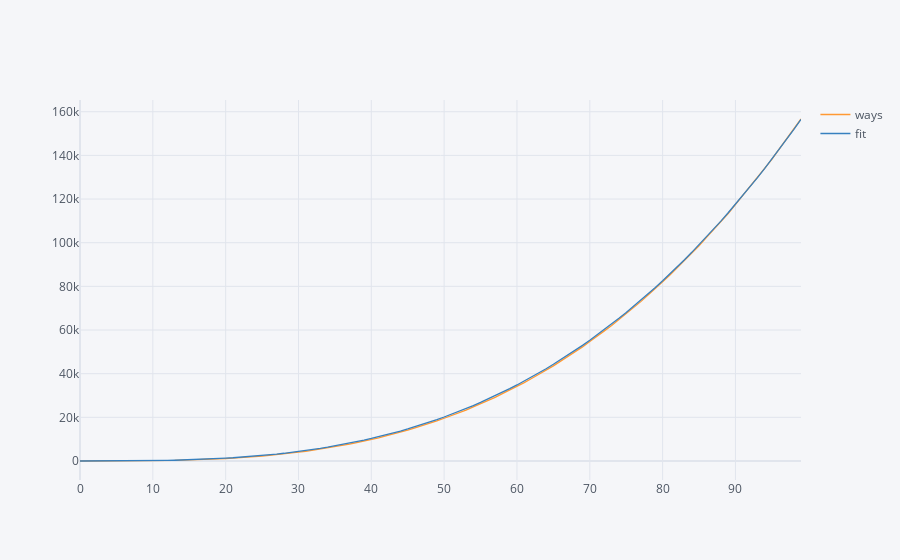

Notebook cell for this chart:
### Markdown cell above
#### Curve Fit for n = 4

$w = \frac{k^3}{6.2}$

### Code cell
df4['fit']=df4['k']**3/6.2
df4.iplot(x='k')
